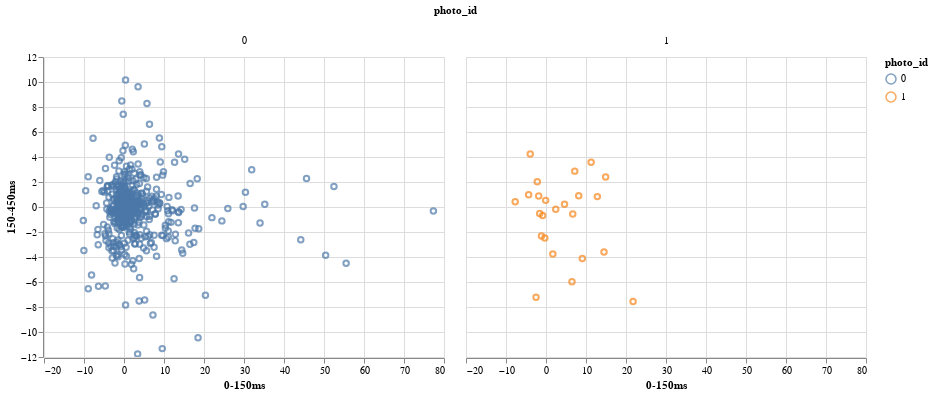

Notebook code cell kept with this figure:
### Code cell
chart = alt.Chart(data).mark_point().encode(
    x='0-150ms',
    y='150-450ms',
    color='photo_id:N',
).facet(column='photo_id:N').interactive()
chart.savechart('chart.html')
chart

### Figure 1 — Vega-Lite specification as saved in the notebook (floating-point values rounded to 4 significant figures; data arrays with more than 128 entries replaced by an {"elided": "..."} marker saying what was removed)
{"$schema": "https://vega.github.io/schema/vega-lite/v2.json", "config": {"view": {"height": 300, "width": 400}}, "data": {"values": {"elided": "629 records"}}, "facet": {"column": {"field": "photo_id", "type": "nominal"}}, "spec": {"encoding": {"color": {"field": "photo_id", "type": "nominal"}, "x": {"field": "0-150ms", "type": "quantitative"}, "y": {"field": "150-450ms", "type": "quantitative"}}, "mark": "point", "selection": {"selector031": {"bind": "scales", "encodings": ["x", "y"], "mark": {"fill": "#333", "fillOpacity": 0.125, "stroke": "white"}, "on": "[mousedown, window:mouseup] > window:mousemove!", "resolve": "global", "translate": "[mousedown, window:mouseup] > window:mousemove!", "type": "interval", "zoom": "wheel!"}}}}
